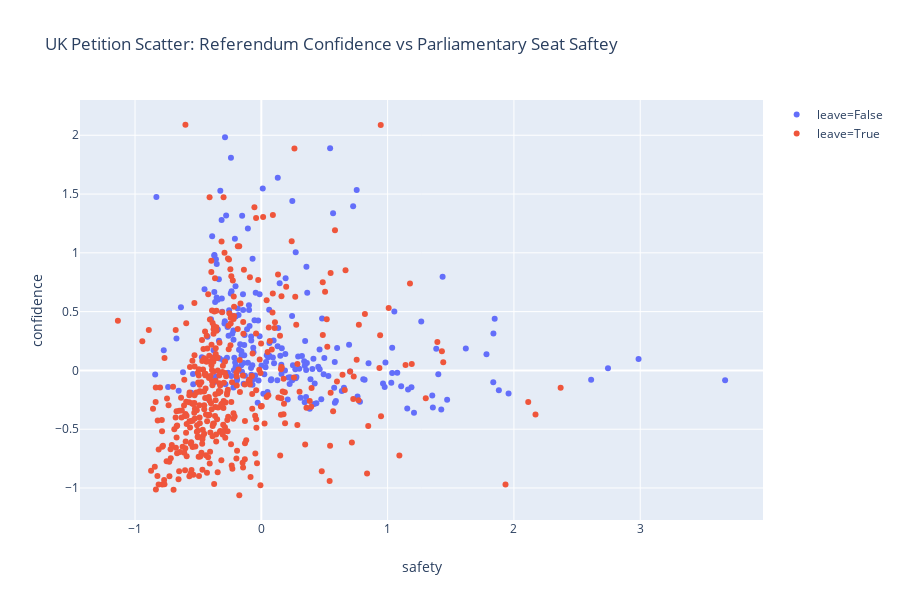

The cell this chart's notebook holds for it:
### Code cell
import plotly_express as px

px.scatter(df_dodgystats, x='safety', y='confidence', color='leave', hover_name='header',
           title='UK Petition Scatter: Referendum Confidence vs Parliamentary Seat Saftey')

### Figure 1 — Plotly figure (JSON) as saved in the notebook; plotly's stock layout.template omitted (floating-point values rounded to 4 significant figures; data arrays with more than 128 entries replaced by an {"elided": "..."} marker saying what was removed)
{"data": [{"hovertemplate": "<b>%{hovertext}</b><br><br>leave=False<br>safety=%{x}<br>confidence=%{y}<extra></extra>", "hovertext": {"elided": "232 str values"}, "legendgroup": "leave=False", "marker": {"color": "#636efa", "symbol": "circle"}, "mode": "markers", "name": "leave=False", "showlegend": true, "type": "scatter", "uid": "2848d7a7-832d-46cf-84af-54004dd44a19", "x": {"elided": "232 float values"}, "xaxis": "x", "y": {"elided": "232 float values"}, "yaxis": "y"}, {"hovertemplate": "<b>%{hovertext}</b><br><br>leave=True<br>safety=%{x}<br>confidence=%{y}<extra></extra>", "hovertext": {"elided": "400 str values"}, "legendgroup": "leave=True", "marker": {"color": "#EF553B", "symbol": "circle"}, "mode": "markers", "name": "leave=True", "showlegend": true, "type": "scatter", "uid": "6d9b9001-c823-416d-9fd6-c4fccbd6deb2", "x": {"elided": "400 float values"}, "xaxis": "x", "y": {"elided": "400 float values"}, "yaxis": "y"}], "layout": {"grid": {"xaxes": ["x"], "xgap": 0.1, "xside": "bottom", "yaxes": ["y"], "ygap": 0.1, "yside": "left"}, "height": 600, "legend": {"tracegroupgap": 0}, "title": {"text": "UK Petition Scatter: Referendum Confidence vs Parliamentary Seat Saftey"}, "xaxis": {"title": {"text": "safety"}}, "yaxis": {"title": {"text": "confidence"}}}}
